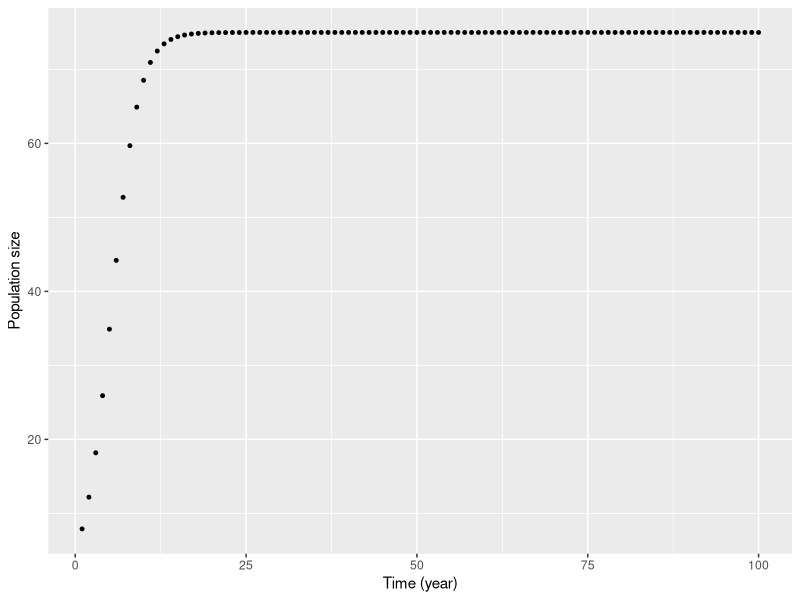

Here is the R script that generated this plot:
## ---- chunk 1
################ Function Start ########################
#FUNCTION NAME: my_func
#PURPOSE: function returns a df with columns for pop size and time
#INPUTS: initial pop, growth rate, carrying capacity, end time of time vector,timestep for time vector
#OUTPUTS: #data frame with pop size and time

my_func<-function(No = 5, r = 0.5, K = 75, tf=100, ts= 1){ 
    e <- 2.718281828459 #define e constant
    t<- seq(from= 1,to=tf,by = ts) #define the number of steps, store as vector
    n<- K/(1+((K-No)/No)*e^(-r*t)) # formula to calculate the N(t) 
    out_df<- data.frame(t,n) # create df
    return(out_df)
    }

df<-my_func() #run function, assign to df
df
################### Function End ############################
## ---- chunk 2

#library call
library(ggplot2)
library(magrittr)


########################### Question 2 : FUNCTION ##################################
#FUNCTION NAME: plot_func
#PURPOSE: function returns a scatter plot showing population vs time
#INPUTS: df <- the data frame from my_func (question 1)
#OUTPUTS:scatter plot showing the population curve

plot_func<-function(data=df){
        plot<-ggplot(data=df, aes(x=t, y=n))+
                    geom_point(size=1) +
                  labs(x= "Time (year)", y="Population size")
  plot
}
                  

plot_func(data=df)

############################ End Function ####################
